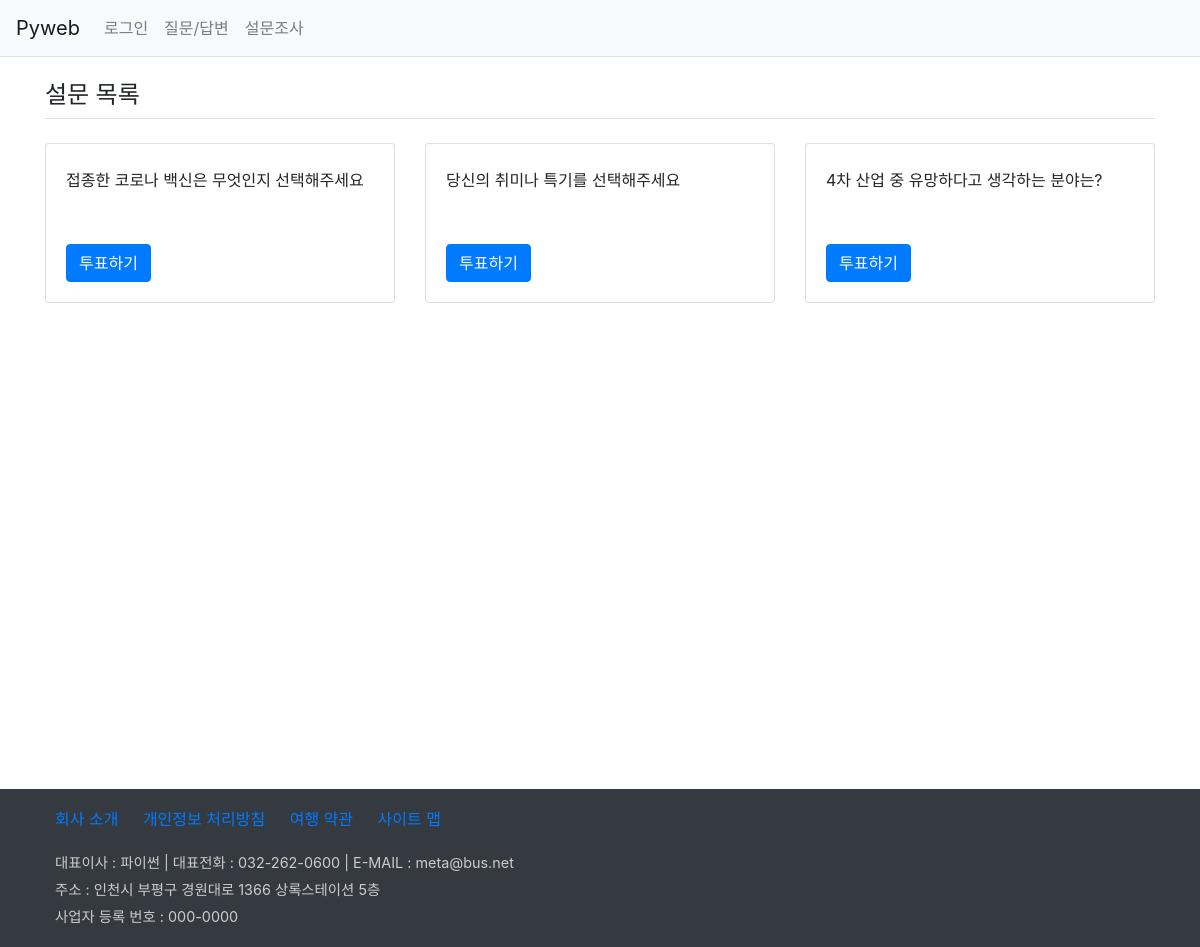
Screenshot of /polls/ with the database file from the repository.
### polls/models.py (models this page shows, shortened)
class Question(models.Model):
    question_text = models.CharField(max_length=100)
    pub_date = models.DateTimeField()

### polls/views.py (the view)
# urls.py: path('', base_views.index, name='index'), #메인 페이지
def index(request):
    question_list = Question.objects.all()
    context = {'question_list':question_list}
    return render(request, 'polls/poll_list.html', context)

### templates/polls/poll_list.html
{% extends 'base.html' %}
{% block content %}
<div class="container my-3">
    <section>
        <h4 class="border-bottom py-2">설문 목록</h4>
        <div class="row">
            {% if question_list %}
                {% for question in question_list %}
                <div class="col-4 my-3">
                    <div class="card">
                        <div class="card-body">
                            <div class="card-text" style="line-height:2rem">
                                {{ question.question_text }}
                            </div>
                            <a href="{% url 'poll:detail' question.id %}"
                               class="btn btn-primary mt-5">투표하기</a>
                        </div>
                    </div>
                </div>
                {% endfor %}
            {% else %}
                <p>설문이 없습니다.</p>
            {% endif %}
        </div>
    </section>
</div>
{% endblock %}

### static/board/css/style.css (style rules this page uses)
section { height: 700px; }

### rows the page displays
Question: question_text "접종한 코로나 백신은 무엇인지 선택해주세요"
Question: question_text "당신의 취미나 특기를 선택해주세요"
Question: question_text "4차 산업 중 유망하다고 생각하는 분야는?"
